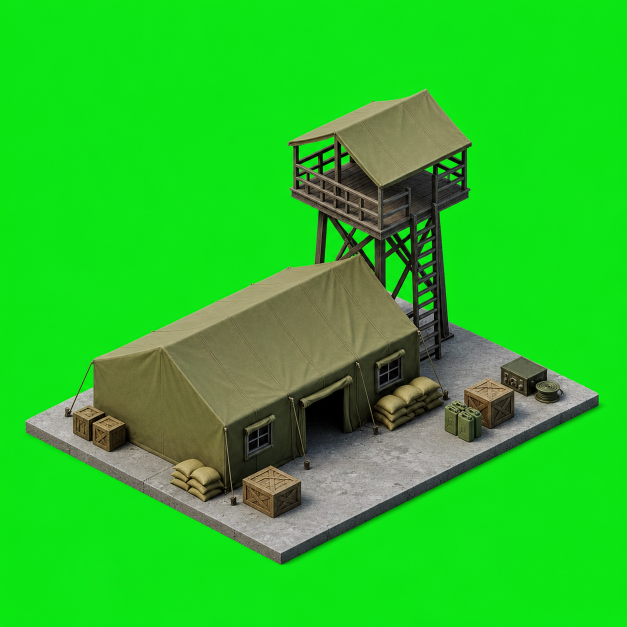
#> input picture tools/ai-gen/_industrial_recruitment_materials_20260831/infantry_barracks_tent_v2/structure_local_fix/barracks_structure_corrected_raw.png, 1254 x 1254 px (shown at 1/2 size)
$ python prepare_refine_input.py
#> lines starting #> are read from the running program, lines starting #| are printed output that depends on the picture
"""Fit the native local edit back into the original 1024-square Depth frame.

Uniform scale + translation only; original generated pixels remain in the parent
raw. Uses the visible full foundation width and bottom tip, never an Alpha mask.
"""
import json
from pathlib import Path
import numpy as np
from PIL import Image

HERE=Path(__file__).resolve().parent
source=HERE/'barracks_structure_corrected_raw.png'
im=Image.open(source).convert('RGB')
#> im is the input picture: PIL image 1254x1254 RGB; mean R, G, B 39.4, 192.1, 37.7
scale=(953-65)/(1198-51)
offset_x=65-51*scale
offset_y=921-1129*scale
rgb=np.asarray(im)
key=tuple(int(x) for x in np.median(rgb[:12,:12].reshape(-1,3),axis=0))
#> key = (12, 230, 19)
out=im.transform((1024,1024),Image.Transform.AFFINE,
                 (1/scale,0,-offset_x/scale,0,1/scale,-offset_y/scale),
                 resample=Image.Resampling.BICUBIC,fillcolor=key)
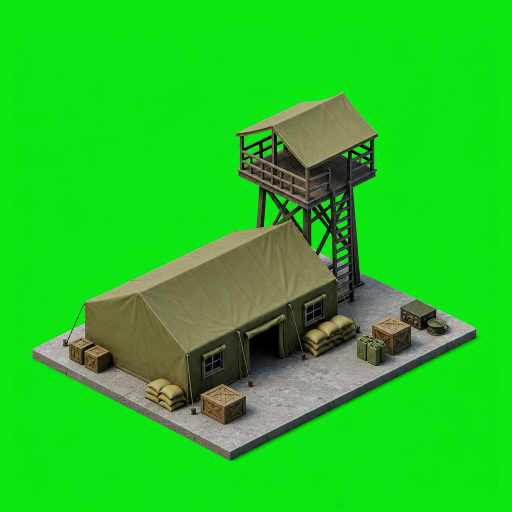
#> out: PIL image 1024x1024 RGB (shown at 1/2 size); mean R, G, B 36.2, 195.5, 35.4
dest=HERE/'barracks_structure_corrected_init_1024.png'
out.save(dest)
(HERE/'input-preparation.json').write_text(json.dumps({
    'source':source.name,'sourceSize':list(im.size),'output':dest.name,'outputSize':[1024,1024],
    'operation':'Uniform framing fit to original Depth canvas; no local warp, crop of the building, Alpha masking or color correction.',
    'reference12Step':'../structure_s12_b02/candidates/industrial_barracks_tent_v2/industrial_barracks_tent_v2_structure_v03_raw.png',
    'sourceFoundation':{'leftX':51,'rightX':1198,'bottomY':1129},
    'targetFoundation':{'leftX':65,'rightX':953,'bottomY':921},
    'scale':scale,'translation':[offset_x,offset_y],'backgroundFillRgb':key,
    'reason':'The existing Comfy VAEEncode uses native init dimensions; a prepared 1024-square source is required for the standard 1024-square batch.'
},indent=2)+'\n',encoding='utf-8')
print(dest)
